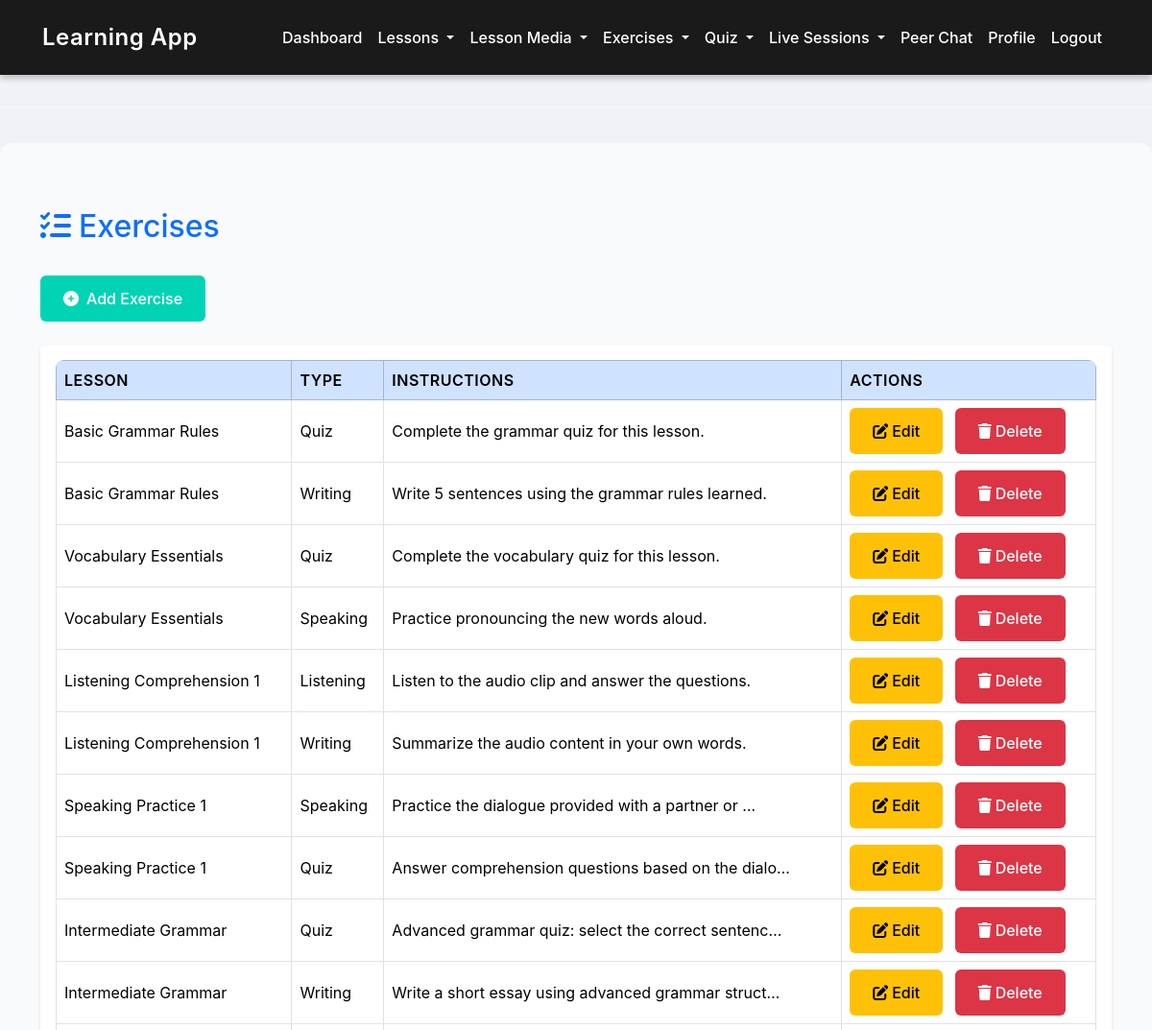
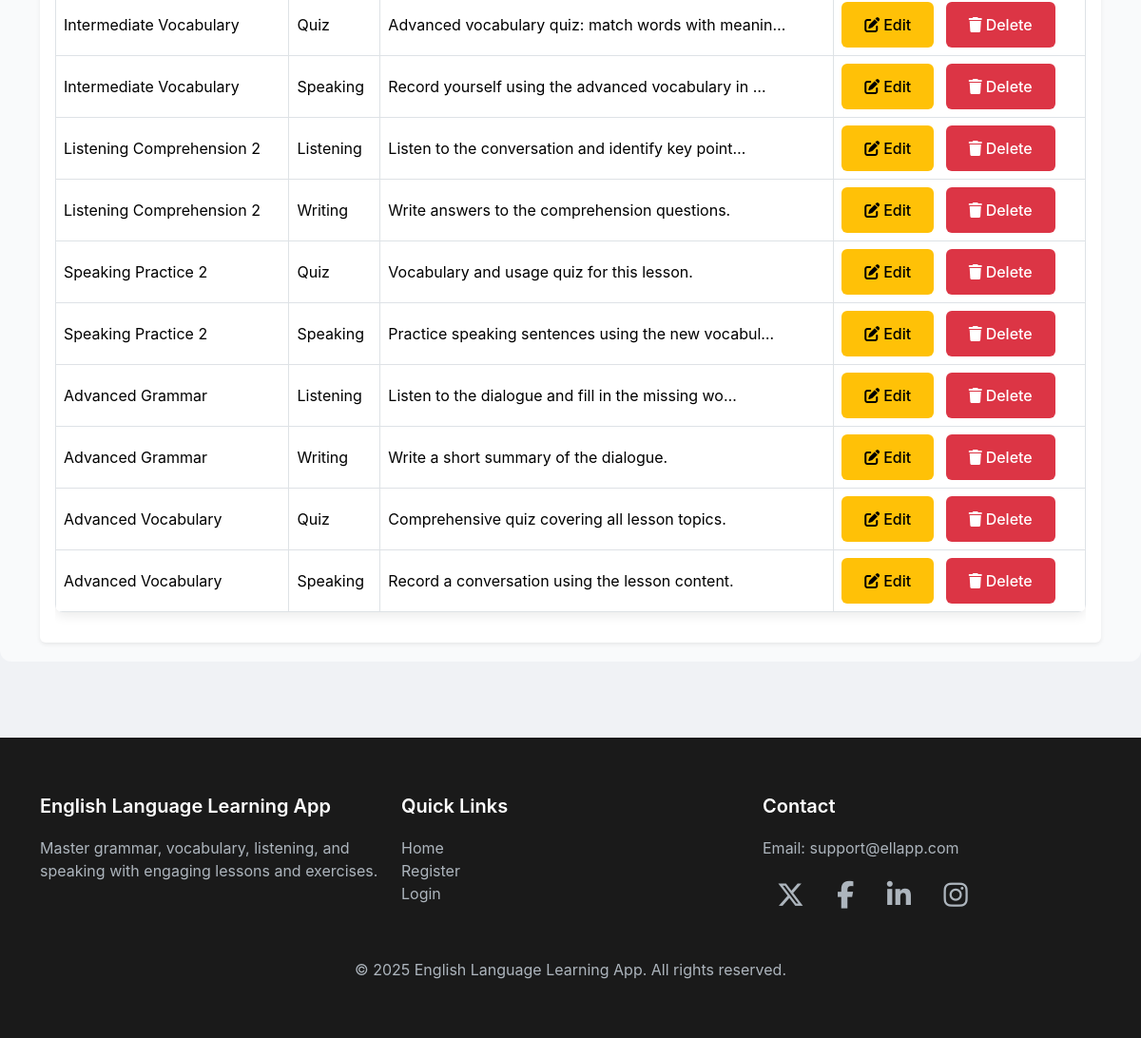
The page /exercises/ (signed in) on the database its author committed (2 pictures, top to bottom).
### myapp/models.py (models this page shows, shortened)
class Exercise(models.Model):
    TYPES = [
        ('quiz', 'Quiz'),
        ('speaking', 'Speaking'),
        ('writing', 'Writing'),
        ('listening', 'Listening'),
    ]
    lesson = models.ForeignKey(Lesson, on_delete=models.CASCADE, related_name="exercises")
    type = models.CharField(max_length=20, choices=TYPES)
    instructions = models.TextField()

class Lesson(models.Model):
    SKILL_LEVELS = [
        ('beginner', 'Beginner'),
        ('intermediate', 'Intermediate'),
        ('advanced', 'Advanced'),
    ]
    CATEGORIES = [
        ('grammar', 'Grammar'),
        ('vocabulary', 'Vocabulary'),
        ('listening', 'Listening'),
        ('speaking', 'Speaking'),
    ]
    title = models.CharField(max_length=150)
    description = models.TextField()
    skill_level = models.CharField(max_length=20, choices=SKILL_LEVELS)
    category = models.CharField(max_length=20, choices=CATEGORIES)
    created_by = models.ForeignKey(
        UserRegister,
        on_delete=models.CASCADE,
        limit_choices_to={'role': 'teacher'}
    )
    created_at = models.DateTimeField(auto_now_add=True)

### myapp/views.py (the view)
# urls.py: path('exercises/', views.exercise_list, name='exercise_list'),
def exercise_list(request):
    if request.session.get('user_role') != 'teacher':
        messages.error(request, "Unauthorized access")
        return redirect('login')
    exercises = Exercise.objects.filter(lesson__created_by_id=request.session['user_id'])
    return render(request, 'exercise/exercise_list.html', {'exercises': exercises})

### templates/exercise/exercise_list.html (shortened to what this page needs)
{% extends "base.html" %}
{% block content %}
<div class="container mt-5">
    <div class="row mb-4">
        <div class="col">
            <h2 class="text-primary"><i class="fas fa-tasks me-2"></i>Exercises</h2>
        </div>
    </div>
    <div class="row mb-4">
        <div class="col">
            <a href="{% url 'exercise_create' %}" class="btn btn-primary"><i class="fas fa-plus-circle me-2"></i>Add Exercise</a>
        </div>
    </div>
    <div class="row">
        <div class="col">
            <div class="card shadow-sm border-0">
                <div class="card-body">
                    <div class="table-responsive">
                        <table class="table table-hover table-bordered align-middle">
                            <thead class="table-primary">
                                <tr>
                                    <th scope="col">Lesson</th>
                                    <th scope="col">Type</th>
                                    <th scope="col">Instructions</th>
                                    <th scope="col">Actions</th>
                                </tr>
                            </thead>
                            <tbody>
                                {% for exercise in exercises %}
                                <tr>
                                    <td>{{ exercise.lesson.title }}</td>
                                    <td>{{ exercise.get_type_display }}</td>
                                    <td>{{ exercise.instructions|truncatechars:50 }}</td>
                                    <td>
                                        <a href="{% url 'exercise_update' exercise.pk %}" class="btn btn-sm btn-warning me-2"><i class="fas fa-edit me-1"></i>Edit</a>
                                        <a href="{% url 'exercise_delete' exercise.pk %}" class="btn btn-sm btn-danger" onclick="return confirm('Are you sure you want to delete this exercise?');"><i class="fas fa-trash me-1"></i>Delete</a>
                                    </td>
                                </tr>
                                {% empty %}
                                <tr>
                                    <td colspan="4" class="text-center text-muted">No exercises found.</td>
                                </tr>
                                {% endfor %}
                            </tbody>
                        </table>
                    </div>
                </div>
            </div>
        </div>
    </div>
</div>
{% endblock %}

### templates/base.html (style rules this page uses)
body { background-color: #f0f2f5; font-family: 'Inter', -apple-system, BlinkMacSystemFont, sans-serif; color: #333; }
table { width: 100%; border-collapse: collapse; background-color: #ffffff; border-radius: 8px; overflow: hidden; box-shadow: 0 4px 12px rgba(0, 0, 0, 0.08); font-family: 'Inter', -apple-system, BlinkMacSystemFont, sans-serif; }
th, td { padding: 15px; text-align: left; font-size: 1rem; color: #333; }
th { background-color: #1a1a1a; color: #ffffff; font-weight: 600; text-transform: uppercase; letter-spacing: 0.5px; }
td { border-bottom: 1px solid #e0e0e0; }
tr:last-child td { border-bottom: none; }
.table-responsive { border-radius: 8px; }
.btn { padding: 12px 24px; font-size: 1rem; font-weight: 500; border-radius: 6px; border: none; cursor: pointer; transition: background-color 0.3s ease, transform 0.2s ease; }
.btn-primary { background-color: #00d4b4; color: #ffffff; }

### rows shown on the page
Exercise: lesson "Basic Grammar Rules", type "Quiz", instructions "Complete the grammar quiz for this lesson."
Exercise: lesson "Basic Grammar Rules", type "Writing", instructions "Write 5 sentences using the grammar rules learned."
Exercise: lesson "Vocabulary Essentials", type "Quiz", instructions "Complete the vocabulary quiz for this lesson."
Exercise: lesson "Vocabulary Essentials", type "Speaking", instructions "Practice pronouncing the new words aloud."
Exercise: lesson "Listening Comprehension 1", type "Listening", instructions "Listen to the audio clip and answer the questions."
Exercise: lesson "Listening Comprehension 1", type "Writing", instructions "Summarize the audio content in your own words."
Exercise: lesson "Speaking Practice 1", type "Speaking", instructions "Practice the dialogue provided with a partner or …"
Exercise: lesson "Speaking Practice 1", type "Quiz", instructions "Answer comprehension questions based on the dialo…"
Exercise: lesson "Intermediate Grammar", type "Quiz", instructions "Advanced grammar quiz: select the correct sentenc…"
Exercise: lesson "Intermediate Grammar", type "Writing", instructions "Write a short essay using advanced grammar struct…"
Exercise: lesson "Intermediate Vocabulary", type "Quiz", instructions "Advanced vocabulary quiz: match words with meanin…"
Exercise: lesson "Intermediate Vocabulary", type "Speaking", instructions "Record yourself using the advanced vocabulary in …"
Exercise: lesson "Listening Comprehension 2", type "Listening", instructions "Listen to the conversation and identify key point…"
Exercise: lesson "Listening Comprehension 2", type "Writing", instructions "Write answers to the comprehension questions."
Exercise: lesson "Speaking Practice 2", type "Quiz", instructions "Vocabulary and usage quiz for this lesson."
Exercise: lesson "Speaking Practice 2", type "Speaking", instructions "Practice speaking sentences using the new vocabul…"
Exercise: lesson "Advanced Grammar", type "Listening", instructions "Listen to the dialogue and fill in the missing wo…"
Exercise: lesson "Advanced Grammar", type "Writing", instructions "Write a short summary of the dialogue."
Exercise: lesson "Advanced Vocabulary", type "Quiz", instructions "Comprehensive quiz covering all lesson topics."
Exercise: lesson "Advanced Vocabulary", type "Speaking", instructions "Record a conversation using the lesson content."
